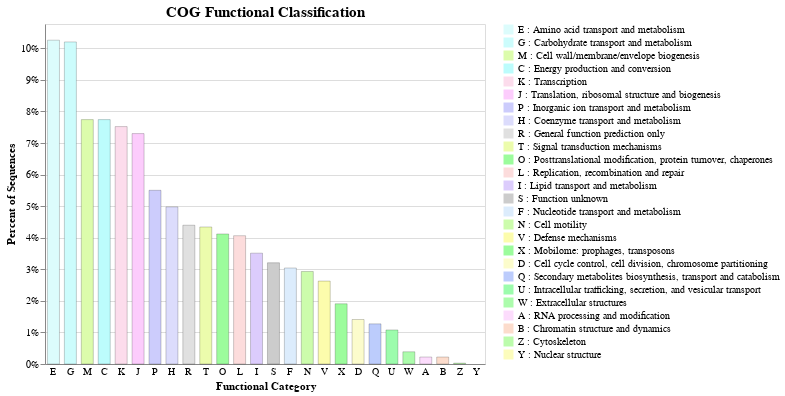

The notebook cell this image was saved under:
### Code cell
from cogclassifier.plot import plot_cog_count_barchart

cog_count_file = "./cog_count.tsv"
barchart = plot_cog_count_barchart(cog_count_file, percent_style=True, sort=True)
barchart

### Figure 1 — Vega-Lite specification as saved in the notebook (floating-point values rounded to 4 significant figures)
{"config": {"view": {"continuousWidth": 300, "continuousHeight": 300}, "axisX": {"labelAngle": 0, "tickSize": 0}, "legend": {"labelLimit": 0}, "mark": {"stroke": "black", "strokeOpacity": 1, "strokeWidth": 0.15, "width": 12}, "title": {"fontSize": 15}}, "data": {"name": "data-a0da4ea9b51e2adca7a841f6af154042"}, "mark": {"type": "bar", "stroke": "black", "strokeWidth": 0.2}, "encoding": {"color": {"field": "L_DESCRIPTION", "scale": {"domain": ["E : Amino acid transport and metabolism", "G : Carbohydrate transport and metabolism", "M : Cell wall/membrane/envelope biogenesis", "C : Energy production and conversion", "K : Transcription", "J : Translation, ribosomal structure and biogenesis", "P : Inorganic ion transport and metabolism", "H : Coenzyme transport and metabolism", "R : General function prediction only", "T : Signal transduction mechanisms", "O : Posttranslational modification, protein turnover, chaperones", "L : Replication, recombination and repair", "I : Lipid transport and metabolism", "S : Function unknown", "F : Nucleotide transport and metabolism", "N : Cell motility", "V : Defense mechanisms", "X : Mobilome: prophages, transposons", "D : Cell cycle control, cell division, chromosome partitioning", "Q : Secondary metabolites biosynthesis, transport and catabolism", "U : Intracellular trafficking, secretion, and vesicular transport", "W : Extracellular structures", "A : RNA processing and modification", "B : Chromatin structure and dynamics", "Z : Cytoskeleton", "Y : Nuclear structure"], "range": ["#DCFCFC", "#CCFCFC", "#DCFCAC", "#BCFCFC", "#FCDCEC", "#FCCCFC", "#CCCCFC", "#DCDCFC", "#E0E0E0", "#ECFCAC", "#9CFC9C", "#FCDCDC", "#DCCCFC", "#CCCCCC", "#DCECFC", "#CCFCAC", "#FCFCAC", "#9CFC9C", "#FCFCCC", "#BCCCFC", "#9CFCAC", "#ACFCAC", "#FCDCFC", "#FCDCCC", "#BCFCAC", "#FCFCBC"]}, "title": "", "type": "nominal"}, "stroke": {"condition": {"test": "(datum['RATIO'] > 0)", "value": "black"}, "value": "transparent"}, "tooltip": [{"field": "DESCRIPTION", "type": "nominal"}, {"field": "LETTER", "type": "nominal"}, {"field": "COUNT", "type": "quantitative"}, {"field": "RATIO(%)", "type": "nominal"}], "x": {"field": "LETTER", "sort": null, "title": "Functional Category", "type": "nominal"}, "y": {"axis": {"format": ".0%"}, "field": "RATIO", "scale": {"clamp": true, "domainMax": 0.1077}, "title": "Percent of Sequences", "type": "quantitative"}}, "height": 340, "title": "COG Functional Classification", "width": 440, "$schema": "https://vega.github.io/schema/vega-lite/v5.20.1.json", "datasets": {"data-a0da4ea9b51e2adca7a841f6af154042": [{"LETTER": "E", "COUNT": 371, "GROUP": "METABOLISM", "COLOR": "#DCFCFC", "DESCRIPTION": "Amino acid transport and metabolism", "RATIO": 0.1026, "RATIO(%)": "10.26%", "L_DESCRIPTION": "E : Amino acid transport and metabolism"}, {"LETTER": "G", "COUNT": 369, "GROUP": "METABOLISM", "COLOR": "#CCFCFC", "DESCRIPTION": "Carbohydrate transport and metabolism", "RATIO": 0.102, "RATIO(%)": "10.20%", "L_DESCRIPTION": "G : Carbohydrate transport and metabolism"}, {"LETTER": "M", "COUNT": 280, "GROUP": "CELLULAR PROCESSES AND SIGNALING", "COLOR": "#DCFCAC", "DESCRIPTION": "Cell wall/membrane/envelope biogenesis", "RATIO": 0.07741, "RATIO(%)": "7.74%", "L_DESCRIPTION": "M : Cell wall/membrane/envelope biogenesis"}, {"LETTER": "C", "COUNT": 280, "GROUP": "METABOLISM", "COLOR": "#BCFCFC", "DESCRIPTION": "Energy production and conversion", "RATIO": 0.07741, "RATIO(%)": "7.74%", "L_DESCRIPTION": "C : Energy production and conversion"}, {"LETTER": "K", "COUNT": 272, "GROUP": "INFORMATION STORAGE AND PROCESSING", "COLOR": "#FCDCEC", "DESCRIPTION": "Transcription", "RATIO": 0.0752, "RATIO(%)": "7.52%", "L_DESCRIPTION": "K : Transcription"}, {"LETTER": "J", "COUNT": 264, "GROUP": "INFORMATION STORAGE AND PROCESSING", "COLOR": "#FCCCFC", "DESCRIPTION": "Translation, ribosomal structure and biogenesis", "RATIO": 0.07299, "RATIO(%)": "7.30%", "L_DESCRIPTION": "J : Translation, ribosomal structure and biogenesis"}, {"LETTER": "P", "COUNT": 199, "GROUP": "METABOLISM", "COLOR": "#CCCCFC", "DESCRIPTION": "Inorganic ion transport and metabolism", "RATIO": 0.05502, "RATIO(%)": "5.50%", "L_DESCRIPTION": "P : Inorganic ion transport and metabolism"}, {"LETTER": "H", "COUNT": 180, "GROUP": "METABOLISM", "COLOR": "#DCDCFC", "DESCRIPTION": "Coenzyme transport and metabolism", "RATIO": 0.04976, "RATIO(%)": "4.98%", "L_DESCRIPTION": "H : Coenzyme transport and metabolism"}, {"LETTER": "R", "COUNT": 159, "GROUP": "POORLY CHARACTERIZED", "COLOR": "#E0E0E0", "DESCRIPTION": "General function prediction only", "RATIO": 0.04396, "RATIO(%)": "4.40%", "L_DESCRIPTION": "R : General function prediction only"}, {"LETTER": "T", "COUNT": 157, "GROUP": "CELLULAR PROCESSES AND SIGNALING", "COLOR": "#ECFCAC", "DESCRIPTION": "Signal transduction mechanisms", "RATIO": 0.04341, "RATIO(%)": "4.34%", "L_DESCRIPTION": "T : Signal transduction mechanisms"}, {"LETTER": "O", "COUNT": 149, "GROUP": "CELLULAR PROCESSES AND SIGNALING", "COLOR": "#9CFC9C", "DESCRIPTION": "Posttranslational modification, protein turnover, chaperones", "RATIO": 0.04119, "RATIO(%)": "4.12%", "L_DESCRIPTION": "O : Posttranslational modification, protein turnover, chaperones"}, {"LETTER": "L", "COUNT": 147, "GROUP": "INFORMATION STORAGE AND PROCESSING", "COLOR": "#FCDCDC", "DESCRIPTION": "Replication, recombination and repair", "RATIO": 0.04064, "RATIO(%)": "4.06%", "L_DESCRIPTION": "L : Replication, recombination and repair"}, {"LETTER": "I", "COUNT": 127, "GROUP": "METABOLISM", "COLOR": "#DCCCFC", "DESCRIPTION": "Lipid transport and metabolism", "RATIO": 0.03511, "RATIO(%)": "3.51%", "L_DESCRIPTION": "I : Lipid transport and metabolism"}, {"LETTER": "S", "COUNT": 116, "GROUP": "POORLY CHARACTERIZED", "COLOR": "#CCCCCC", "DESCRIPTION": "Function unknown", "RATIO": 0.03207, "RATIO(%)": "3.21%", "L_DESCRIPTION": "S : Function unknown"}, {"LETTER": "F", "COUNT": 110, "GROUP": "METABOLISM", "COLOR": "#DCECFC", "DESCRIPTION": "Nucleotide transport and metabolism", "RATIO": 0.03041, "RATIO(%)": "3.04%", "L_DESCRIPTION": "F : Nucleotide transport and metabolism"}, {"LETTER": "N", "COUNT": 106, "GROUP": "CELLULAR PROCESSES AND SIGNALING", "COLOR": "#CCFCAC", "DESCRIPTION": "Cell motility", "RATIO": 0.02931, "RATIO(%)": "2.93%", "L_DESCRIPTION": "N : Cell motility"}, {"LETTER": "V", "COUNT": 95, "GROUP": "CELLULAR PROCESSES AND SIGNALING", "COLOR": "#FCFCAC", "DESCRIPTION": "Defense mechanisms", "RATIO": 0.02626, "RATIO(%)": "2.63%", "L_DESCRIPTION": "V : Defense mechanisms"}, {"LETTER": "X", "COUNT": 69, "GROUP": "CELLULAR PROCESSES AND SIGNALING", "COLOR": "#9CFC9C", "DESCRIPTION": "Mobilome: prophages, transposons", "RATIO": 0.01908, "RATIO(%)": "1.91%", "L_DESCRIPTION": "X : Mobilome: prophages, transposons"}, {"LETTER": "D", "COUNT": 51, "GROUP": "CELLULAR PROCESSES AND SIGNALING", "COLOR": "#FCFCCC", "DESCRIPTION": "Cell cycle control, cell division, chromosome partitioning", "RATIO": 0.0141, "RATIO(%)": "1.41%", "L_DESCRIPTION": "D : Cell cycle control, cell division, chromosome partitioning"}, {"LETTER": "Q", "COUNT": 46, "GROUP": "METABOLISM", "COLOR": "#BCCCFC", "DESCRIPTION": "Secondary metabolites biosynthesis, transport and catabolism", "RATIO": 0.01272, "RATIO(%)": "1.27%", "L_DESCRIPTION": "Q : Secondary metabolites biosynthesis, transport and catabolism"}, {"LETTER": "U", "COUNT": 39, "GROUP": "CELLULAR PROCESSES AND SIGNALING", "COLOR": "#9CFCAC", "DESCRIPTION": "Intracellular trafficking, secretion, and vesicular transport", "RATIO": 0.01078, "RATIO(%)": "1.08%", "L_DESCRIPTION": "U : Intracellular trafficking, secretion, and vesicular transport"}, {"LETTER": "W", "COUNT": 14, "GROUP": "CELLULAR PROCESSES AND SIGNALING", "COLOR": "#ACFCAC", "DESCRIPTION": "Extracellular structures", "RATIO": 0.003871, "RATIO(%)": "0.39%", "L_DESCRIPTION": "W : Extracellular structures"}, {"LETTER": "A", "COUNT": 8, "GROUP": "INFORMATION STORAGE AND PROCESSING", "COLOR": "#FCDCFC", "DESCRIPTION": "RNA processing and modification", "RATIO": 0.002212, "RATIO(%)": "0.22%", "L_DESCRIPTION": "A : RNA processing and modification"}, {"LETTER": "B", "COUNT": 8, "GROUP": "INFORMATION STORAGE AND PROCESSING", "COLOR": "#FCDCCC", "DESCRIPTION": "Chromatin structure and dynamics", "RATIO": 0.002212, "RATIO(%)": "0.22%", "L_DESCRIPTION": "B : Chromatin structure and dynamics"}, {"LETTER": "Z", "COUNT": 1, "GROUP": "CELLULAR PROCESSES AND SIGNALING", "COLOR": "#BCFCAC", "DESCRIPTION": "Cytoskeleton", "RATIO": 0.0002765, "RATIO(%)": "0.03%", "L_DESCRIPTION": "Z : Cytoskeleton"}, {"LETTER": "Y", "COUNT": 0, "GROUP": "CELLULAR PROCESSES AND SIGNALING", "COLOR": "#FCFCBC", "DESCRIPTION": "Nuclear structure", "RATIO": 0.0, "RATIO(%)": "0.00%", "L_DESCRIPTION": "Y : Nuclear structure"}]}}
